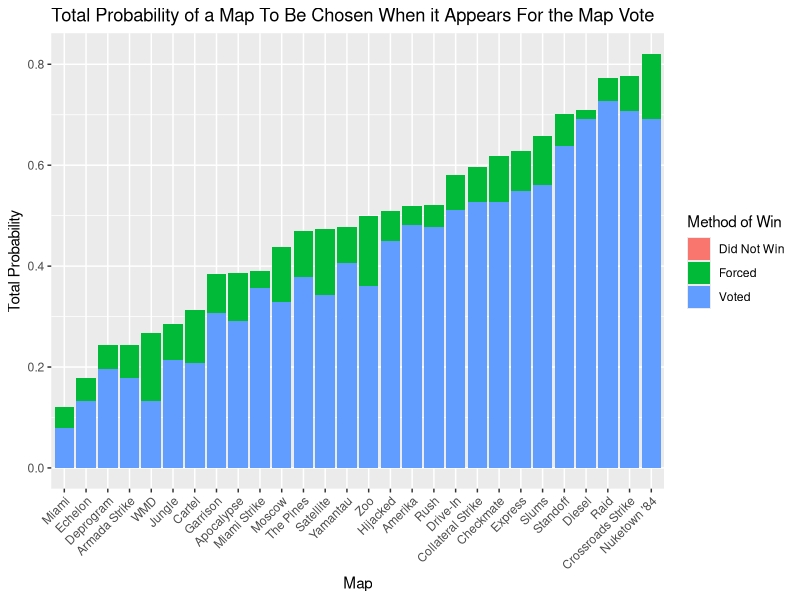
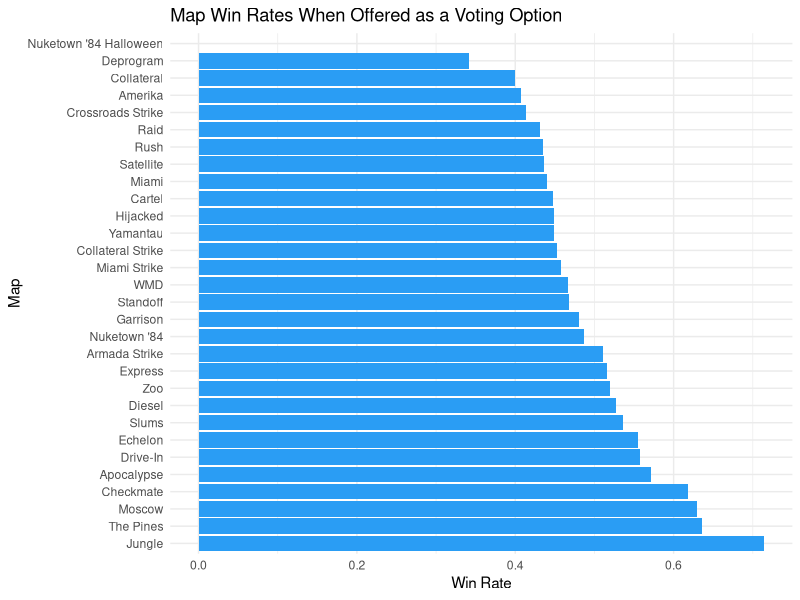

Here is the R script that generated these plots, in order:
## ---- chunk 1
# clear env, load libraries and data
rm(list = ls())
library(tidyverse)
library(readr)
library(caret)
library(e1071)

cod_p1 <- read_csv('CODGames_p1_380.csv')
cod_p2 <- read_csv('CODGames_p2_380.csv')
gm_data <- read_csv('CODGameModes.csv')
map_data  <- read.csv('CODMaps.csv')

# we combine the results of player 1 and player 2 according to the instructions
# so first add a column to indicate which player it is in case it is used for the future problems
cod_p1$player = 1
cod_p2$player = 2

full_data <- rbind(cod_p1, cod_p2)

# lowercase column names.
# AI disclosure: We asked chatgpt 4o to modify the column names with regex
names(full_data) <- tolower(gsub("([a-z])([A-Z])", "\\1_\\2", names(full_data)))

## ---- chunk 2
# get a list of the clean names
clean_maps <- as.vector(unique(map_data$Name))

clean_data <- full_data %>%
  mutate(
    map1 = case_when(
      map1 %in% clean_maps ~ map1,
      map1 %in% c('Collateral', 'Collateral Streik', 'Collaterol Strike') ~ 'Collateral Strike',
      map1 == 'Deprogam' ~ 'Deprogram',
      map1 == 'Miami Stirke' ~ 'Miami Strike',
      map1 == 'Ruah' ~ 'Rush',
      map1 == 'Riad' ~ 'Raid',
      map1 == 'Drive-in' ~ 'Drive-In'
      ),
    map2 = case_when(
      map2 %in% clean_maps ~ map2,
      map2 %in% c('Miami Stirke', 'Miami Sstrike') ~ 'Miami Strike',
      map2 == 'yamantau' ~ 'Yamantau', 
      map2 == 'Collateral' ~ 'Collateral Strike',
      map2 == 'Amrada Strike' ~ 'Armada Strike',
      map2 == 'Drive-in' ~ 'Drive-In'
      ),
    choice = case_when(
      choice %in% clean_maps ~ choice,
      choice %in% c("APocalypse","Apocolypse") ~ 'Apocalypse',
      choice %in% c('Collateral', 'Collaterel Strike') ~ 'Collateral Strike',
      choice == 'Deisel' ~ 'Diesel',
      choice == 'Drive-in' ~ 'Drive-In',
      choice == 'Riad' ~ 'Raid'
    ),
    # notice there are 'X o Y' values for the map vote so use gsub to swap them
    map_vote = gsub(' o ', ' to ', map_vote),
    # clean the game type variable since it will be used in task 3
    game_type = case_when(
      game_type == 'HC - TDM' ~ 'TDM',
      game_type == 'HC - Kill Confirmed' ~ 'Kill Confirmed',
      game_type == 'HC - Hardpoint' ~ 'Hardpoint',
      game_type == 'HC - Domination' ~ 'Domination'
    )
  ) %>%
  # separate map vote column. The larget number is always written first 
  separate(map_vote, into = c('winning_map_vote', 'losing_map_vote'), sep = ' to ', extra = 'merge', convert = TRUE)

# make sure the name of every map is cleaned for all 3 map columns. (set diff is NA only for missing maps)
setdiff(clean_data$map1, map_data$Name)
setdiff(clean_data$map2, map_data$Name)
setdiff(clean_data$choice, map_data$Name)

## ---- chunk 3
map_vote_data <- clean_data %>%
  select(map1, map2, winning_map_vote, losing_map_vote, choice)
## ---- chunk 4
map_vote_data[489,]$choice <- map_vote_data[489,]$map1
## ---- chunk 5
# we filter here to show the few cases where this happens. in the next code chunk,
# we clean the data to a consistent format.
map_vote_data %>%
  filter(
    is.na(map1) & !is.na(map2) | is.na(map2) & !is.na(map1)
  )
## ---- chunk 6
map_vote_data <- map_vote_data %>%
  mutate(
    # since we only have a few specific cases, we can 'hard-code' them into 
    # the data wrangling
    map1 = if_else(map2 != choice, choice, map1),
    map2 = if_else(map1 != choice, choice, map2),
    choice = if_else(map2 == choice & is.na(map1), NA, choice)
  )

# start creating the dataframes that are used for this question
m1_stats <- map_vote_data %>%
  select(-map2) %>%
  subset(!is.na(map1)) %>%
  group_by(map1) %>%
  reframe(
    win = (map1 == choice),
    # there are 3 cases for the method: either a map lost, won by votes, or got forced to win because it was map1
    method = case_when(
    map1 != choice ~ 'Did Not Win',
    map1 == choice & winning_map_vote > losing_map_vote ~ 'Voted',
    map1 == choice & winning_map_vote == losing_map_vote ~ 'Forced'
    )
  ) %>%
  rename(
    map = map1
  )

m2_stats <- map_vote_data %>%
  select(-map1) %>%
  subset(!is.na(map2)) %>%
  group_by(map2) %>%
  reframe(
    win = map2 == choice,
    # there are 2 cases for map2: either it lost or it won by votes. it is never forced to be the map.
    method = case_when(
    map2 == choice & winning_map_vote > losing_map_vote ~ 'Voted',
    !(map2 == choice & winning_map_vote > losing_map_vote) ~ 'Did Not Win' # if it was not voted, then it did not win
    )
  ) %>%
  rename(
    map = map2
  )

map_stats <- rbind(m1_stats, m2_stats)

# make sure map_stats does not have any NA values, if so, figure out why
sum(is.na(m1_stats))
sum(is.na(m2_stats))
sum(is.na(map_stats))
## ---- chunk 7
map_probs <- map_stats %>%
  group_by(map) %>%
  mutate(
    times_chosen = n(),
    prob_win = win/times_chosen
  ) %>% 
  ungroup() %>%
  group_by(map, method) %>%
  summarize(
    total_prob = sum(prob_win)
  ) %>% 
  group_by(map) %>%
  mutate(
    total_sum = sum(total_prob)
    ) %>%
  ungroup() %>%
  mutate(map = reorder(map, total_sum))
map_probs
## ---- chunk 8
# making the plot
ggplot(map_probs, aes(x = map, y = total_prob, fill = method)) + 
  geom_bar(stat = 'identity') + 
  labs(
    x = 'Map', 
    y = 'Total Probability',
    fill = 'Method of Win',
    title = 'Total Probability of a Map To Be Chosen When it Appears For the Map Vote'
    ) + 
  theme(axis.text.x = element_text(angle = 45, hjust = 1))
## ---- chunk 9
library(stringdist)

games <- bind_rows(cod_p1, cod_p2)

# --- 2. Standardize and Clean Map Names ---
# Clean function: trim whitespace and correct spelling using string distance
clean_map <- function(name, reference_names) {
  name <- str_trim(name)
  if (is.na(name)) return(NA)
  match_index <- amatch(name, reference_names, maxDist = 2)
  if (!is.na(match_index)) return(reference_names[match_index])
  return(name)
}

# List of valid map names from CODMaps.csv
valid_maps <- unique(str_trim(map_data$Name))

# Clean all relevant map columns
games <- games %>%
  mutate(
    Map1 = sapply(Map1, clean_map, reference_names = valid_maps),
    Map2 = sapply(Map2, clean_map, reference_names = valid_maps),
    Choice = sapply(Choice, clean_map, reference_names = valid_maps),
    MapVote = sapply(MapVote, clean_map, reference_names = valid_maps)
  )

# --- 3. Filter to Only Games with Voting Info ---
# Keep rows where Map1 and Map2 are both non-missing (indicates vote occurred)
games_votes <- games %>%
  filter(!is.na(Map1) & !is.na(Map2))

# --- 4. Determine the Winner of Each Vote ---
# Count number of votes for Map1 and Map2
vote_counts <- games_votes %>%
  rowwise() %>%
  mutate(
    Map1_votes = sum(MapVote == Map1, na.rm = TRUE),
    Map2_votes = sum(MapVote == Map2, na.rm = TRUE),
    Winner = case_when(
      Map1_votes > Map2_votes ~ Map1,
      Map2_votes > Map1_votes ~ Map2,
      Map1_votes == Map2_votes ~ Map1  # tie breaker: Map1 wins
    )
  ) %>%
  ungroup()

# --- 5. Reshape for Aggregation ---
# Long format: 1 row per map per match
long_maps <- vote_counts %>%
  pivot_longer(cols = c(Map1, Map2), names_to = "MapSlot", values_to = "Map") %>%
  mutate(
    Won = Map == Winner
  )

# --- 6. Aggregate Statistics ---
# After cleaning and reshaping
long_maps <- long_maps %>%
  filter(!is.na(Map) & Map != "")


map_stats <- long_maps %>%
  group_by(Map) %>%
  summarise(
    Times_Offered = n(),
    Times_Won = sum(Won),
    Win_Rate = Times_Won / Times_Offered
  ) %>%
  arrange(desc(Win_Rate))

# --- 7. Visualization ---
ggplot(map_stats, aes(x = reorder(Map, -Win_Rate), y = Win_Rate)) +
  geom_col(fill = "#2a9df4") +
  coord_flip() +
  labs(
    title = "Map Win Rates When Offered as a Voting Option",
    x = "Map",
    y = "Win Rate"
  ) +
  theme_minimal()
## ---- chunk 10
# Filter to Player 1 data and ensure relevant columns are clean
xp_class_data <- clean_data %>%
  filter(player == 1) %>%
  select(eliminations, score, damage, total_xp) %>%
  drop_na()

# Create a binary target: 1 if above median XP, 0 otherwise
median_xp <- median(xp_class_data$total_xp)
xp_class_data <- xp_class_data %>%
  mutate(high_xp = ifelse(total_xp > median_xp, 1, 0)) %>%
  select(-total_xp)

# Stratified split using caret
library(caret)
set.seed(42)
train_index <- createDataPartition(xp_class_data$high_xp, p = 0.8, list = FALSE)
train_set <- xp_class_data[train_index, ]
test_set <- xp_class_data[-train_index, ]

# --- Logistic Regression ---
log_model <- glm(high_xp ~ ., data = train_set, family = "binomial")
log_preds <- predict(log_model, test_set, type = "response")
log_class <- ifelse(log_preds > 0.5, 1, 0)
log_acc <- mean(log_class == test_set$high_xp)

# --- Random Forest ---
library(randomForest)
rf_model <- randomForest(as.factor(high_xp) ~ ., data = train_set)
rf_preds <- predict(rf_model, test_set)
rf_acc <- mean(rf_preds == test_set$high_xp)

# --- SVM ---
library(e1071)
svm_model <- svm(as.factor(high_xp) ~ ., data = train_set, kernel = "radial")
svm_preds <- predict(svm_model, test_set)
svm_acc <- mean(svm_preds == test_set$high_xp)

# Compare results
model_results <- tibble(
  Model = c("Logistic Regression", "Random Forest", "SVM"),
  Accuracy = c(log_acc, rf_acc, svm_acc)
)
model_results
